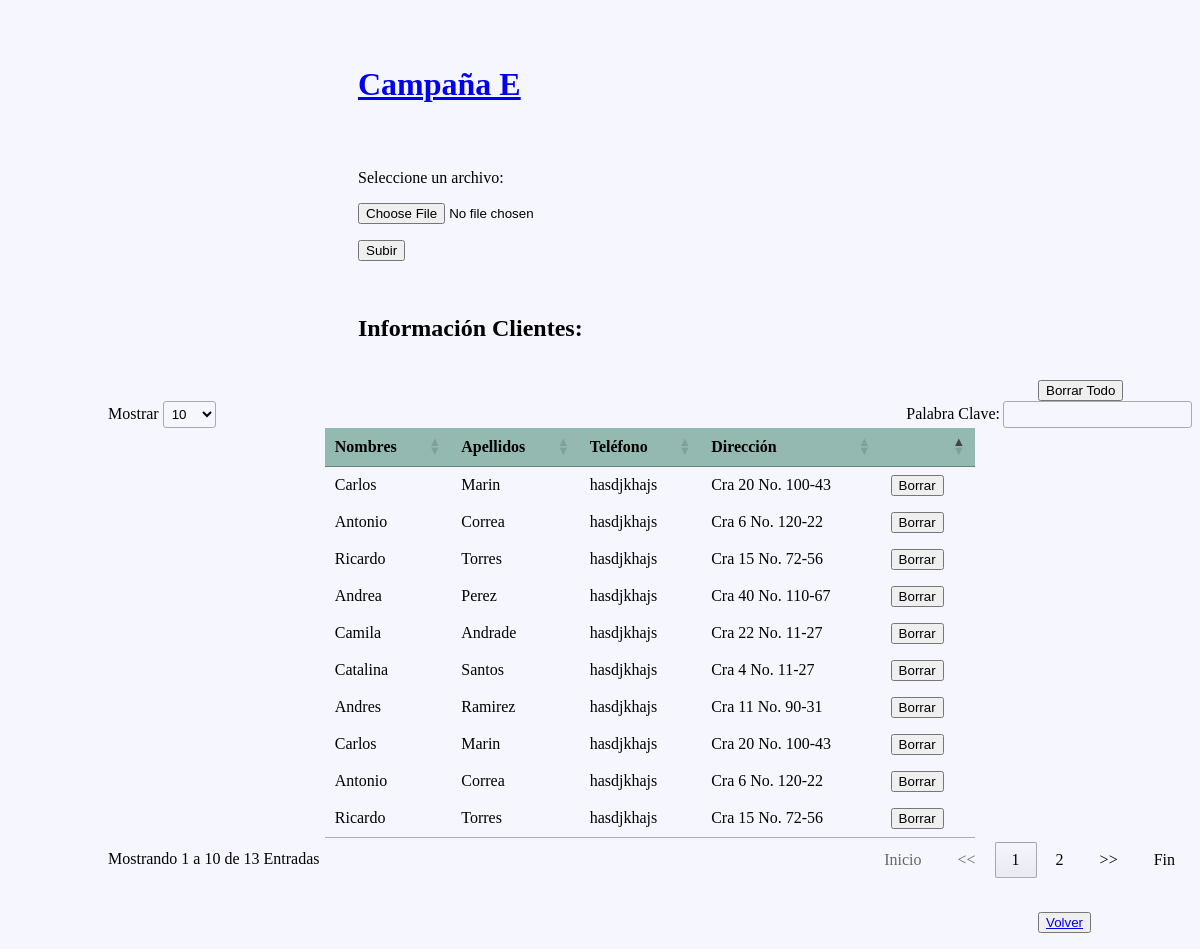
The app's page /inicio/campaña/72 with its own data.
### main/models.py (models this page shows)
class Campaign(models.Model):
	name = models.CharField(max_length=255, blank=True)

class ClientsInfo(models.Model):
    name = models.CharField(max_length=255, blank=True)
    lastName = models.CharField(max_length=255, blank=True)
    phoneNumber = models.CharField(max_length=255, blank=True)
    address = models.CharField(max_length=255, blank=True)
    campaign = models.ForeignKey(Campaign, on_delete=models.CASCADE, default=None, null=True, blank=True)

### main/views.py (called while the page is built)
def detailCampaign(request, campaign_id):
	campaign = Campaign.objects.get(pk=campaign_id)
	clientsInfo = ClientsInfo.objects.filter(campaign=campaign).order_by('id')
	tableColumns = TableColumns.objects.order_by('id')
	return render(request, "main/model_form_upload.html", {'campaign' : campaign, 'clientsInfo' : clientsInfo})

### main/templates/main/model_form_upload.html (shortened to what this page needs)
 <!DOCTYPE html>
<html>
  <head>
  	<link rel="stylesheet" href="https://cdn.datatables.net/1.10.16/css/jquery.dataTables.min.css">
  </head>
  <body>
  <div style="margin-left:350px;"color:#858c8a""><h1><p><a href="{% url 'detailCampaign' campaign.id %}">{{campaign.name}}</p></h1></a>
  <p> Seleccione un archivo:</p>
 <form method="post" action="{% url 'checkFileColumns' campaign.id  %}" enctype="multipart/form-data">
    <p><input type="file" name="csv_file" required="True"></p>
    <p><input type="submit" value="Subir"></p>
  </form>
   	<p><h2>Información Clientes:</h2></p>
   </div>
   {% if clientsInfo%}
<div style="margin-left:1030px;">
<a href="{% url 'deleteAllInfo' campaign.id %}"><button type="button" >
							Borrar Todo</button></a>
	</div>
	{% endif %}
<div style="margin-left:100px;">
  <table id = "clientsInfo" class="clients-info" style="width:60%">
			<thead>
				<tr>
					<td><b>Nombres</b></td>
					<td><b>Apellidos</b></td>
					<td><b>Teléfono</b></td>
					<td><b>Dirección</b></td>
					<td></td>
				</tr>
			</thead>
			<tbody>
			{% for obj in clientsInfo %}
			<tr>
				<td>{{ obj.name }}</td>
				<td>{{ obj.lastName }}</td>
				<td>{{ obj.phoneNumber }}</td>
				<td>{{ obj.address }}</td>
				<td><a href="{% url 'deleteInfo' obj.id %}"><button type="button" >
							Borrar</button></a></td>
			</tr>
			{% endfor %}
			</tbody>
		</table>
  </div>
  <div style="margin-left:1030px;">
  	<p><a href="{% url 'home' %}"><button type="button">Volver</a></button></p>
  </div>
  </body>
</html>

### main/templates/main/model_form_upload.html (style rules this page uses)
body { background-color: #f6f6ff; font-family: Calibri, Myriad; }
table.clients-info thead, th { border: 1px solid #999; text-align: center; background-color: #94b9b0 }

### records on screen
Campaign: name "Campaña E"
ClientsInfo: name "Carlos", lastName "Marin", phoneNumber "hasdjkhajs", address "Cra 20 No. 100-43"
ClientsInfo: name "Antonio", lastName "Correa", phoneNumber "hasdjkhajs", address "Cra 6 No. 120-22"
ClientsInfo: name "Ricardo", lastName "Torres", phoneNumber "hasdjkhajs", address "Cra 15 No. 72-56"
ClientsInfo: name "Andrea", lastName "Perez", phoneNumber "hasdjkhajs", address "Cra 40 No. 110-67"
ClientsInfo: name "Camila", lastName "Andrade", phoneNumber "hasdjkhajs", address "Cra 22 No. 11-27"
ClientsInfo: name "Catalina", lastName "Santos", phoneNumber "hasdjkhajs", address "Cra 4 No. 11-27"
ClientsInfo: name "Andres", lastName "Ramirez", phoneNumber "hasdjkhajs", address "Cra 11 No. 90-31"
ClientsInfo: name "Carlos", lastName "Marin", phoneNumber "hasdjkhajs", address "Cra 20 No. 100-43"
ClientsInfo: name "Antonio", lastName "Correa", phoneNumber "hasdjkhajs", address "Cra 6 No. 120-22"
ClientsInfo: name "Ricardo", lastName "Torres", phoneNumber "hasdjkhajs", address "Cra 15 No. 72-56"
